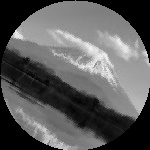
#> input picture M1_数値解析/レポート2/numerical_analysis-master/出力結果/Fuji_true_s1.5_t30.0_init_s1.0_t0.0/output.jpg, 150 x 150 px
$ python souzi.py '../numerical_analysis-master/出力結果/Fuji_true_s1.5_t30.0_init_s1.0_t0.0/output.jpg' 1.0 1.0 out.png
#> lines starting #> are read from the running program, lines starting #| are printed output that depends on the picture
#> in main, img is the input picture: shape (150, 150, 3); min 0, max 243, mean 91.3
"""
相似変換プログラム：入力画像に対して回転角度とスケールを与え、中心を保ったまま相似変換を行います。


画像に対して相似変換（回転 + スケール）を適用するスクリプト。
コマンドライン引数で入力画像、スケール、回転角度を指定し、
変形後の画像を保存します。

実行方法:
python souzi.py input_image scale angle [output_image]
- input_image: 入力画像のパス
- scale: スケール係数（例: 0.5）
- angle: 回転角度（度単位）
- output_image: 出力画像のパス（省略時は "output.png"）
"""

import sys
import cv2
import numpy as np

def apply_similarity_transform(img, scale, angle_deg):
    """
    Perform similarity transform (rotation + scale) around image center.
    """
#> called with scale = 1, angle_deg = 1
    theta = np.deg2rad(angle_deg)
    h, w = img.shape[:2]
#> h = 150; w = 150
    cx, cy = w/2, h/2
#> cx = 75; cy = 75
    # a = scale*cosθ, b = scale*sinθ
    a = scale * np.cos(theta)
    b = scale * np.sin(theta)
    # translation to keep center fixed
    tx = (1 - a) * cx + b * cy
#> tx = 1.32
    ty = -b * cx + (1 - a) * cy
#> ty = -1.3
    # 2x3 transform matrix
    M = np.array([[a, -b, tx],
                  [b,  a, ty]], dtype=np.float32)
#> M = [[1, -0.0175, 1.32], [0.0175, 1, -1.3]]
    transformed = cv2.warpAffine(img, M, (w, h), flags=cv2.INTER_LINEAR)
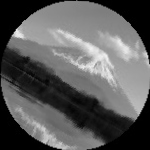
#> transformed: shape (150, 150, 3); min 0, max 240, mean 91.3
    return transformed


def main():
    if len(sys.argv) < 4:
        print("Usage: python souzi.py input_image scale angle [output_image]")
        sys.exit(1)
    input_path = sys.argv[1]
    scale = float(sys.argv[2])
    angle = float(sys.argv[3])
    output_path = sys.argv[4] if len(sys.argv) >=5 else "output.png"

    img = cv2.imread(input_path, cv2.IMREAD_COLOR)
    if img is None:
        print(f"Error: cannot open {{input_path}}")
        sys.exit(1)

    result = apply_similarity_transform(img, scale, angle)
    cv2.imwrite(output_path, result)
    print(f"Transformed image saved to {{output_path}}")

if __name__ == "__main__":
    main()
